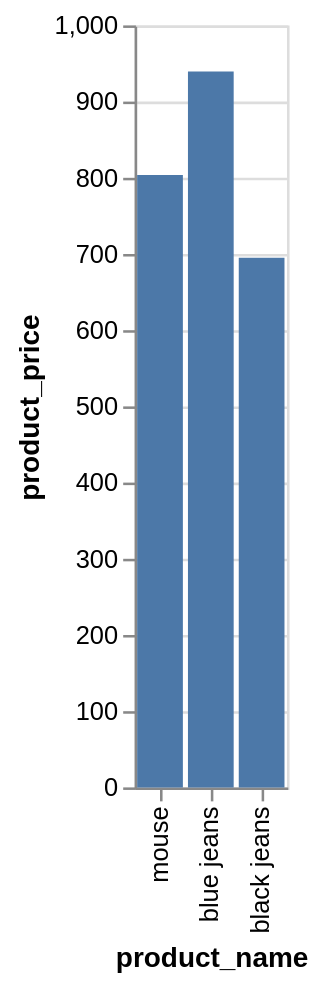

Specify this chart in Vega-Lite:
### Vega-Lite specification from a JSON file in a GitHub repository (floating-point values rounded to 4 significant figures)
{"data": {"values": [{"x_data": "mouse", "y_data": 803.7}, {"x_data": "blue jeans", "y_data": 939.6}, {"x_data": "black jeans", "y_data": 695.2}]}, "mark": "bar", "encoding": {"x": {"field": "x_data", "type": "nominal", "title": "product_name", "sort": "descending"}, "y": {"field": "y_data", "type": "quantitative", "title": "product_price"}}}
